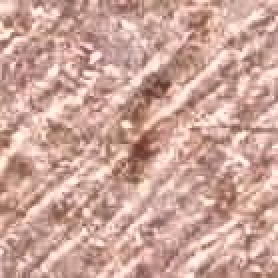
#> input picture my/clahe_opencv/Canny/images/1.jpg, 139 x 139 px (shown 2 times larger)
$ python clahe.py
#> lines starting #> are read from the running program, lines starting #| are printed output that depends on the picture
#!/usr/bin/env python
## @file
# @title Contrast Limited Adaptive Histogram Equalization - Batch Processor
# @brief Process entire dataset using CLAHE with multiple configurations
# @author Modified for batch processing
# @date 2025
# @version 1.0
# @licence GPLv3

import cv2
import numpy as np
from matplotlib import pyplot as plt
import os
import argparse
import glob
from pathlib import Path

def warn(text):
    print('\033[38;5;226m' + text + '\033[0m')

def error(text, errorcode):
    print('\033[38;5;196m' + text + '\033[0m')
    exit(errorcode)

def info(text):
    print('\033[38;5;82m' + text + '\033[0m')

def create_output_directories(base_output_dir):
    """Create output directories for different CLAHE configurations"""
#> called with base_output_dir = 'output'
    directories = {
        'default': os.path.join(base_output_dir, 'default'),
        'light': os.path.join(base_output_dir, 'light'),
        'strong': os.path.join(base_output_dir, 'strong'),
        'input_copies': os.path.join(base_output_dir, 'input_copies')
    }

    for dir_path in directories.values():
        os.makedirs(dir_path, exist_ok=True)

    return directories

def apply_clahe(image, clip_limit=2.0, tile_size=(8, 8)):
    """Apply CLAHE to an image"""
    # Create CLAHE object
    clahe = cv2.createCLAHE(clipLimit=clip_limit, tileGridSize=tile_size)

    # Convert color space from RGB to LAB
    lab = cv2.cvtColor(image, cv2.COLOR_RGB2LAB)

    # Split into channels
    l, a, b = cv2.split(lab)

    # Apply CLAHE to the L-channel
    l = clahe.apply(l)

    # Merge channels
    lab = cv2.merge((l, a, b))

    # Convert back to RGB
    output = cv2.cvtColor(lab, cv2.COLOR_LAB2RGB)

    return output

def process_single_image(input_path, output_dirs, image_number, clahe_configs):
    """Process a single image with multiple CLAHE configurations"""
#> called with input_path = 'my/clahe_opencv/Canny/images/1.jpg', image_number = 1
    try:
        # Read image
        image = cv2.imread(input_path, cv2.IMREAD_COLOR)
#> image is the input picture: shape (139, 139, 3); mean B, G, R 153.6, 164.8, 203.9
        if image is None:
            warn(f"Could not read image: {input_path}")
            return False

        # Convert BGR to RGB for processing
        image_rgb = cv2.cvtColor(image, cv2.COLOR_BGR2RGB)

        # Save original image copy
        input_filename = f"{image_number}.jpg"
        input_save_path = os.path.join(output_dirs['input_copies'], input_filename)
        cv2.imwrite(input_save_path, image)  # Save in original BGR format

        # Process with different CLAHE configurations
        for config_name, config in clahe_configs.items():
            # Apply CLAHE
            processed_image = apply_clahe(
                image_rgb,
                clip_limit=config['clip_limit'],
                tile_size=config['tile_size']
            )

            # Convert back to BGR for saving
            processed_bgr = cv2.cvtColor(processed_image, cv2.COLOR_RGB2BGR)

            # Save processed image
            output_filename = f"{image_number}.jpg"
            output_path = os.path.join(output_dirs[config_name], output_filename)
            cv2.imwrite(output_path, processed_bgr)
#> this loop made 3 passes
#> pass 1, in apply_clahe, `l, a, b = cv2.split(lab)`:
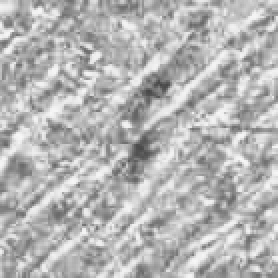
#> l: shape (139, 139) (shown 2 times larger); min 70, max 248, mean 180.3
#> pass 1, in apply_clahe, `l, a, b = cv2.split(lab)`:
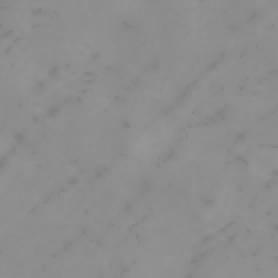
#> a: shape (139, 139) (shown 2 times larger); min 129, max 150, mean 140.8
#> after the loop:
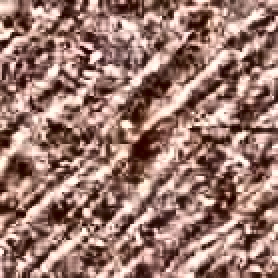
#> processed_image: shape (139, 139, 3) (shown 2 times larger); mean R, G, B 154.7, 120.2, 109.9

        info(f"Processed image {image_number}: {os.path.basename(input_path)}")
        return True

    except Exception as e:
        error(f"Error processing {input_path}: {str(e)}", 1)
        return False

def create_readme_images(output_dirs, clahe_configs):
    """Create README demonstration images using the first processed image"""
    try:
        # Find the first image in input_copies
        input_files = glob.glob(os.path.join(output_dirs['input_copies'], "*.jpg"))
        if not input_files:
            warn("No input images found for README generation")
            return

        # Use the first image (should be 1.jpg)
        first_input = input_files[0]
        input_image = cv2.imread(first_input)
        input_rgb = cv2.cvtColor(input_image, cv2.COLOR_BGR2RGB)

        # Create README images
        readme_base = os.path.dirname(output_dirs['default'])  # Go back to main output directory

        # Save input image for README
        readme_input_path = os.path.join(readme_base, "readme-input.jpg")
        cv2.imwrite(readme_input_path, input_image)

        # Generate and save CLAHE variants for README
        for config_name, config in clahe_configs.items():
            processed_image = apply_clahe(
                input_rgb,
                clip_limit=config['clip_limit'],
                tile_size=config['tile_size']
            )
            processed_bgr = cv2.cvtColor(processed_image, cv2.COLOR_RGB2BGR)

            readme_filename = f"readme-clahe-{config_name}.jpg"
            readme_path = os.path.join(readme_base, readme_filename)
            cv2.imwrite(readme_path, processed_bgr)

        info("README images created successfully")

    except Exception as e:
        warn(f"Could not create README images: {str(e)}")

def main():
    parser = argparse.ArgumentParser(
        description='Batch process images using CLAHE algorithm with multiple configurations.'
    )
    parser.add_argument(
        '-i', '--input',
        dest='input_dir',
        type=str,
        default='images',
        help='Input directory containing images'
    )
    parser.add_argument(
        '-o', '--output',
        dest='output_dir',
        type=str,
        default='output',
        help='Output directory for processed images'
    )
    parser.add_argument(
        '-si', '--show-images',
        dest='show_images',
        action='store_true',
        help='Show comparison images'
    )
    parser.add_argument(
        '--extensions',
        dest='extensions',
        nargs='+',
        default=['jpg', 'jpeg', 'png', 'bmp', 'tiff'],
        help='Image file extensions to process'
    )

    args = parser.parse_args()

    # Configuration
    input_dir = args.input_dir
    output_dir = args.output_dir
    show_images = args.show_images
    extensions = args.extensions

    # CLAHE configurations
    clahe_configs = {
        'default': {'clip_limit': 2.0, 'tile_size': (8, 8)},
        'light': {'clip_limit': 1.0, 'tile_size': (8, 8)},
        'strong': {'clip_limit': 4.0, 'tile_size': (8, 8)}
    }

    # Check input directory
    if not os.path.exists(input_dir):
        error(f"Input directory does not exist: {input_dir}", 1)

    # Create output directories
    output_dirs = create_output_directories(output_dir)
    info(f"Created output directories in: {output_dir}")

    # Find all image files
    image_files = []
    for ext in extensions:
        pattern = os.path.join(input_dir, f"*.{ext}")
        image_files.extend(glob.glob(pattern, recursive=False))
        pattern = os.path.join(input_dir, f"*.{ext.upper()}")
        image_files.extend(glob.glob(pattern, recursive=False))

    # Remove duplicates and sort
    image_files = sorted(list(set(image_files)))

    if not image_files:
        error(f"No image files found in {input_dir} with extensions {extensions}", 1)

    info(f"Found {len(image_files)} images to process")

    # Process images
    successful_count = 0
    for i, image_path in enumerate(image_files, 1):
        if process_single_image(image_path, output_dirs, i, clahe_configs):
            successful_count += 1

    info(f"Successfully processed {successful_count}/{len(image_files)} images")

    # Create README demonstration images
    create_readme_images(output_dirs, clahe_configs)

    # Show comparison if requested
    if show_images and successful_count > 0:
        try:
            # Show comparison for first image
            first_input = os.path.join(output_dirs['input_copies'], "1.jpg")
            first_default = os.path.join(output_dirs['default'], "1.jpg")
            first_light = os.path.join(output_dirs['light'], "1.jpg")
            first_strong = os.path.join(output_dirs['strong'], "1.jpg")

            if all(os.path.exists(f) for f in [first_input, first_default, first_light, first_strong]):
                fig, axes = plt.subplots(2, 2, figsize=(12, 10))
                fig.suptitle('CLAHE Comparison - First Image', fontsize=16)

                # Load and display images
                images = [
                    (cv2.cvtColor(cv2.imread(first_input), cv2.COLOR_BGR2RGB), "Original"),
                    (cv2.cvtColor(cv2.imread(first_default), cv2.COLOR_BGR2RGB), "Default (2.0)"),
                    (cv2.cvtColor(cv2.imread(first_light), cv2.COLOR_BGR2RGB), "Light (1.0)"),
                    (cv2.cvtColor(cv2.imread(first_strong), cv2.COLOR_BGR2RGB), "Strong (4.0)")
                ]

                for idx, (img, title) in enumerate(images):
                    row, col = idx // 2, idx % 2
                    axes[row, col].imshow(img)
                    axes[row, col].set_title(title)
                    axes[row, col].set_xticks([])
                    axes[row, col].set_yticks([])

                plt.tight_layout()
                plt.show()

        except Exception as e:
            warn(f"Could not display comparison images: {str(e)}")

    info("Batch processing completed!")

if __name__ == '__main__':
    main()
